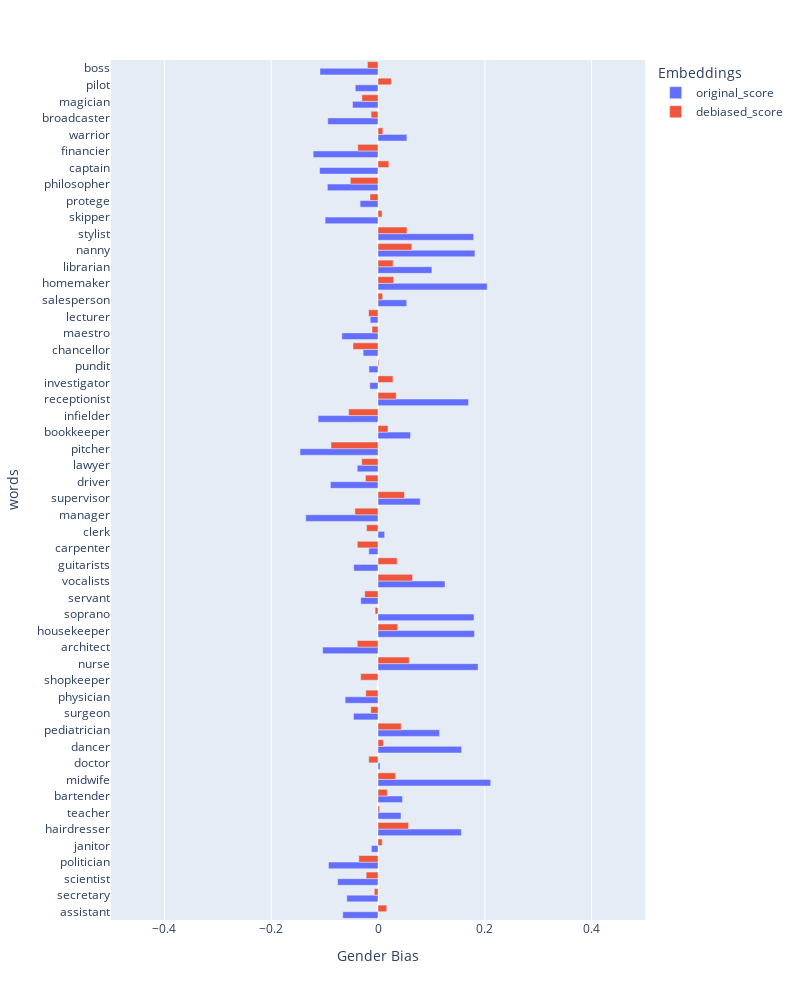

The notebook cell this image was saved under:
### Code cell
bias_df = get_bias_score_df_from_list(
    gender_bias_original, gender_bias_after_debiasing, occupations, vocab_cleaned, debiased_vocab)
plot_bias_bar(
    bias_df, plot_title="INLP bias", words_title='words')

### Figure 1 — Plotly figure (JSON) as saved in the notebook; plotly's stock layout.template omitted (floating-point values rounded to 4 significant figures)
{"data": [{"alignmentgroup": "True", "hovertemplate": "Embeddings=original_score<br>Gender Bias=%{x}<br>words=%{y}<extra></extra>", "legendgroup": "original_score", "marker": {"color": "#636efa", "pattern": {"shape": ""}}, "name": "original_score", "offsetgroup": "original_score", "orientation": "h", "showlegend": true, "textposition": "auto", "type": "bar", "x": [-0.06595, -0.05841, -0.07561, -0.09276, -0.01242, 0.156, 0.04304, 0.04598, 0.2111, 0.003835, 0.1566, 0.1153, -0.04588, -0.06149, 9.006e-05, 0.1874, -0.1035, 0.1806, 0.1798, -0.0323, 0.1255, -0.04549, -0.01718, 0.01243, -0.1353, 0.07902, -0.08921, -0.03884, -0.146, 0.06089, -0.1122, 0.1695, -0.01533, -0.01696, -0.0278, -0.06761, -0.01461, 0.05381, 0.2045, 0.1009, 0.1815, 0.1792, -0.09907, -0.0335, -0.09485, -0.1094, -0.1214, 0.05412, -0.09398, -0.04764, -0.04254, -0.1086], "xaxis": "x", "y": ["assistant", "secretary", "scientist", "politician", "janitor", "hairdresser", "teacher", "bartender", "midwife", "doctor", "dancer", "pediatrician", "surgeon", "physician", "shopkeeper", "nurse", "architect", "housekeeper", "soprano", "servant", "vocalists", "guitarists", "carpenter", "clerk", "manager", "supervisor", "driver", "lawyer", "pitcher", "bookkeeper", "infielder", "receptionist", "investigator", "pundit", "chancellor", "maestro", "lecturer", "salesperson", "homemaker", "librarian", "nanny", "stylist", "skipper", "protege", "philosopher", "captain", "financier", "warrior", "broadcaster", "magician", "pilot", "boss"], "yaxis": "y"}, {"alignmentgroup": "True", "hovertemplate": "Embeddings=debiased_score<br>Gender Bias=%{x}<br>words=%{y}<extra></extra>", "legendgroup": "debiased_score", "marker": {"color": "#EF553B", "pattern": {"shape": ""}}, "name": "debiased_score", "offsetgroup": "debiased_score", "orientation": "h", "showlegend": true, "textposition": "auto", "type": "bar", "x": [0.01646, -0.006979, -0.02211, -0.03597, 0.007878, 0.05735, 0.003114, 0.01748, 0.03306, -0.01732, 0.01018, 0.04346, -0.01347, -0.02289, -0.03249, 0.05857, -0.03888, 0.03693, -0.005466, -0.02485, 0.06477, 0.03583, -0.03873, -0.0215, -0.04326, 0.04956, -0.02358, -0.03052, -0.08806, 0.01868, -0.05498, 0.03417, 0.02814, 0.001585, -0.04679, -0.01112, -0.01756, 0.008716, 0.0295, 0.02838, 0.06329, 0.05433, 0.007479, -0.01503, -0.0518, 0.02038, -0.03788, 0.00922, -0.01295, -0.03019, 0.02502, -0.01982], "xaxis": "x", "y": ["assistant", "secretary", "scientist", "politician", "janitor", "hairdresser", "teacher", "bartender", "midwife", "doctor", "dancer", "pediatrician", "surgeon", "physician", "shopkeeper", "nurse", "architect", "housekeeper", "soprano", "servant", "vocalists", "guitarists", "carpenter", "clerk", "manager", "supervisor", "driver", "lawyer", "pitcher", "bookkeeper", "infielder", "receptionist", "investigator", "pundit", "chancellor", "maestro", "lecturer", "salesperson", "homemaker", "librarian", "nanny", "stylist", "skipper", "protege", "philosopher", "captain", "financier", "warrior", "broadcaster", "magician", "pilot", "boss"], "yaxis": "y"}], "layout": {"barmode": "group", "height": 1000, "legend": {"title": {"text": "Embeddings"}, "tracegroupgap": 0}, "margin": {"t": 60}, "width": 800, "xaxis": {"anchor": "y", "domain": [0, 1], "range": [-0.5, 0.5], "title": {"text": "Gender Bias"}}, "yaxis": {"anchor": "x", "domain": [0, 1], "title": {"text": "words"}}}}
